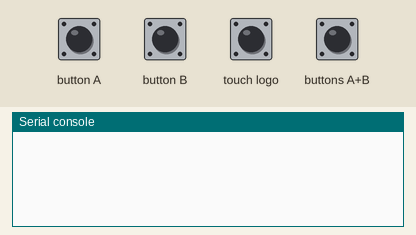
A program run on a simulated BBC micro:bit (MakeCode). Parts: the last lines printed to the serial console. The test bench sets the inputs (shaded band). No radio messages arrive unless stated (any console line starting 'radio sent:' is added by the test bench).

Above: at 1.2 s.
1.3 s: button A pressed for 0.15 s
At 1.9 s:
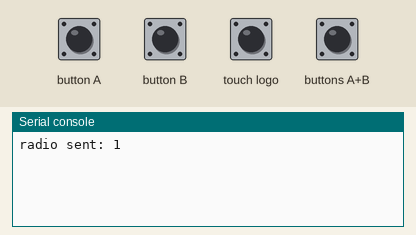
2.9 s: button B pressed for 0.15 s
At 4.2 s:
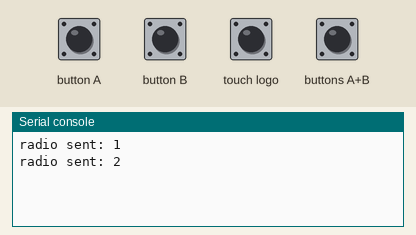
4.5 s: touch logo pressed for 0.15 s
At 5.6 s:
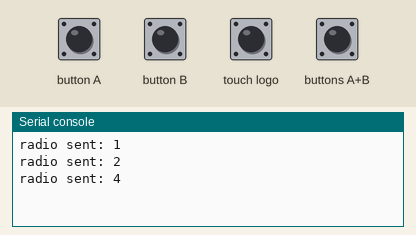
6.1 s: buttons A+B pressed for 0.15 s
At 6.8 s:
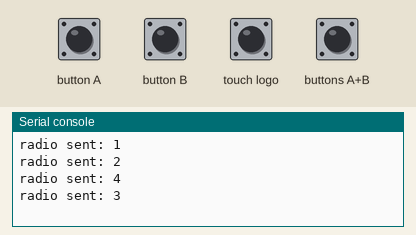
Timing chart, 0 to 8.7 s (numbered marks = the images above; inputs shaded):
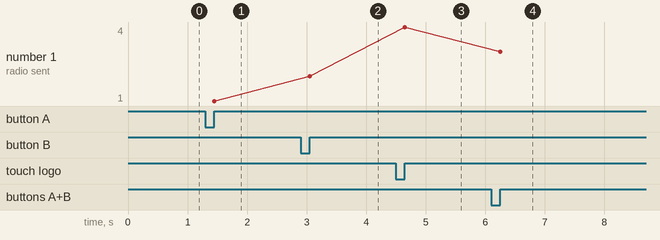

Measured:
- after the input at 1.3 s, the serial console: prints a new line after 0.15 s (image 1)
- after the input at 2.9 s, the serial console: prints a new line after 0.15 s (image 2)
- after the input at 4.5 s, the serial console: prints a new line after 0.15 s (image 3)
- after the input at 6.1 s, the serial console: prints a new line after 0.15 s (image 4)
- plotted number 1: 1 → 2 after the input at 2.9 s, 2 → 4 after the input at 4.5 s, 4 → 3 after the input at 6.1 s

The program:

main.ts
```typescript
input.onLogoEvent(TouchButtonEvent.Pressed, function () {
    radio.sendNumber(4)
})
input.onButtonPressed(Button.A, function () {
    radio.sendNumber(1)
})
input.onButtonPressed(Button.AB, function () {
    radio.sendNumber(3)
})
input.onButtonPressed(Button.B, function () {
    radio.sendNumber(2)
})
radio.setGroup(69)
basic.forever(function () {

})
```

test.ts
```typescript
// aquí va el archivo "tests"; esto no se compilará cuando este paquete se utilice como una extensión.
```
